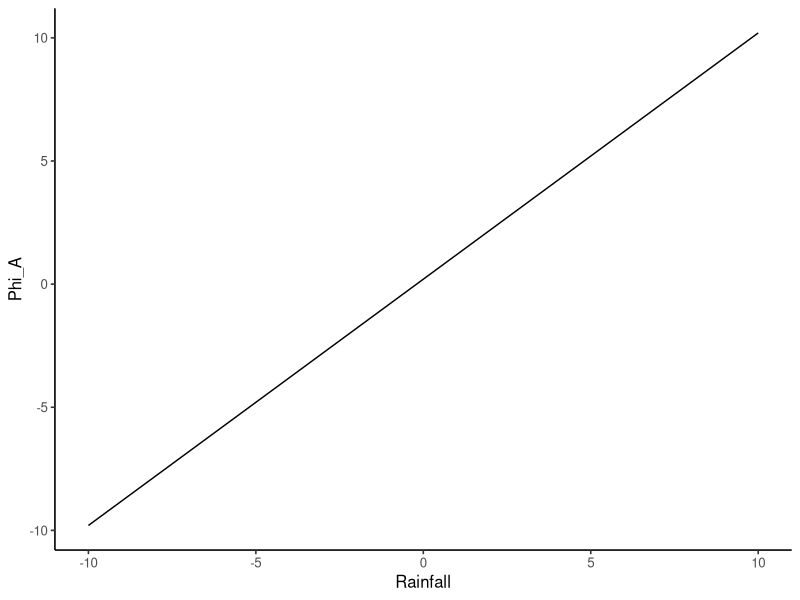
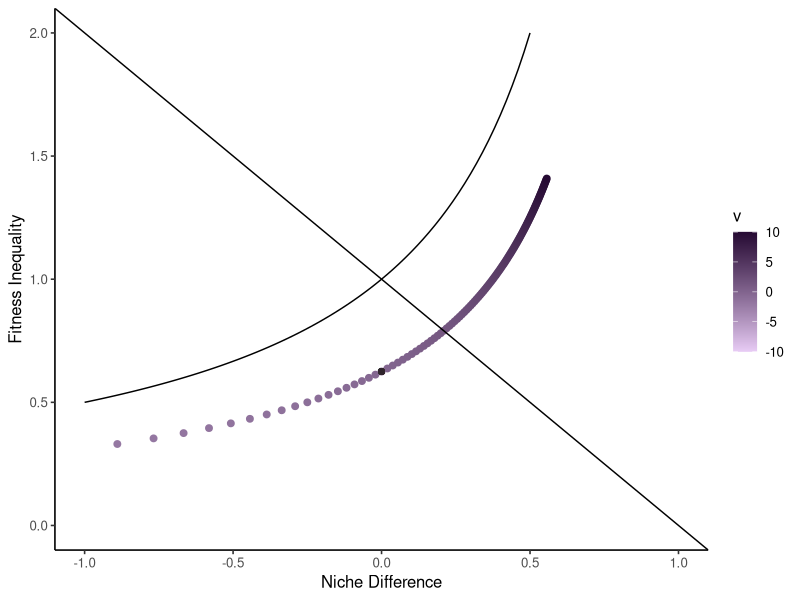
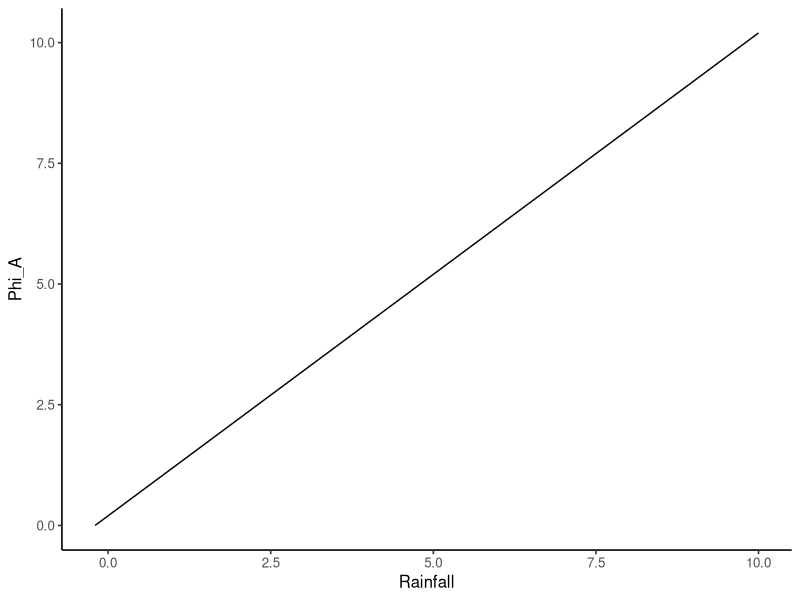
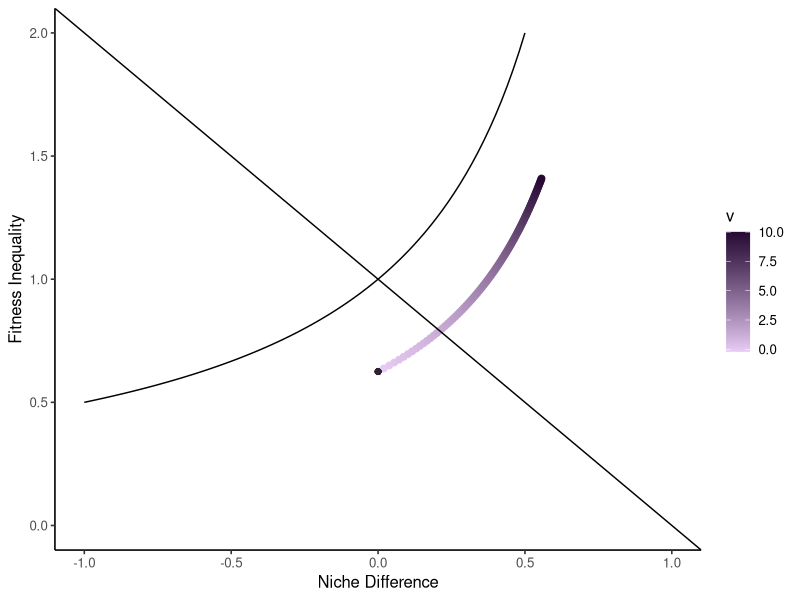
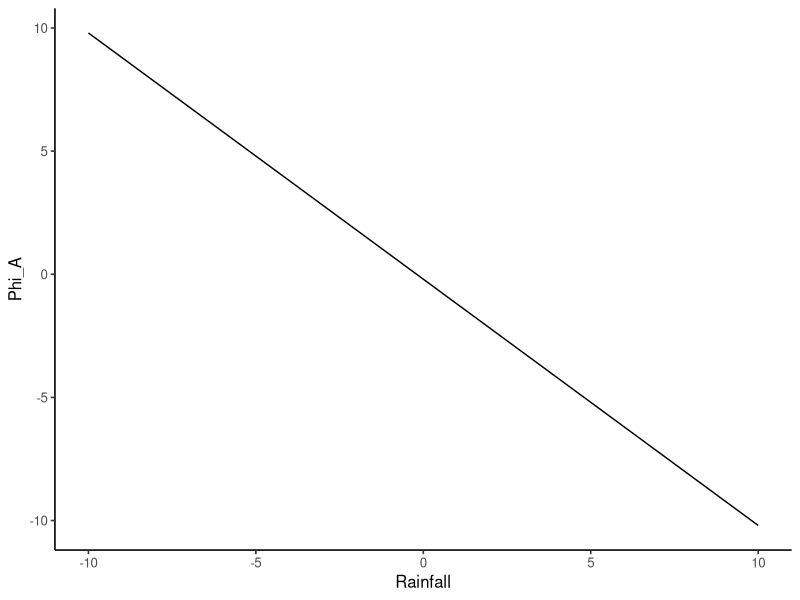
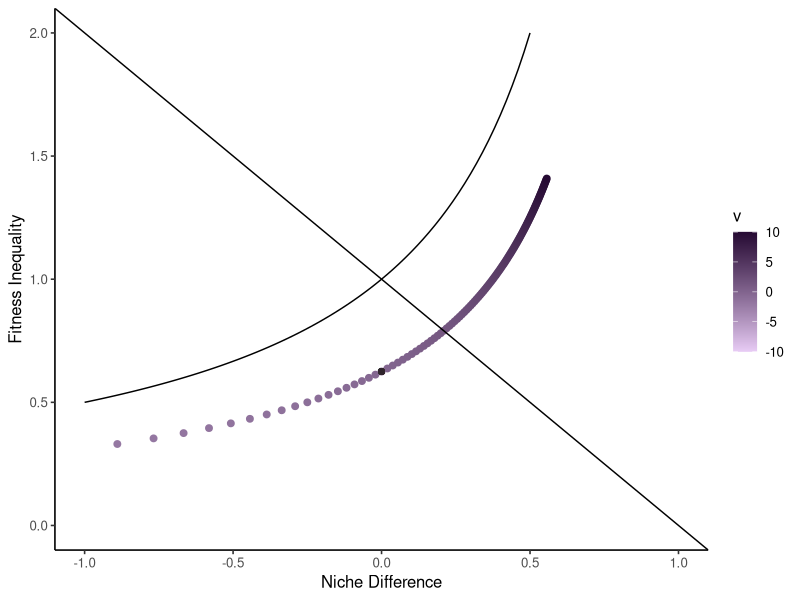
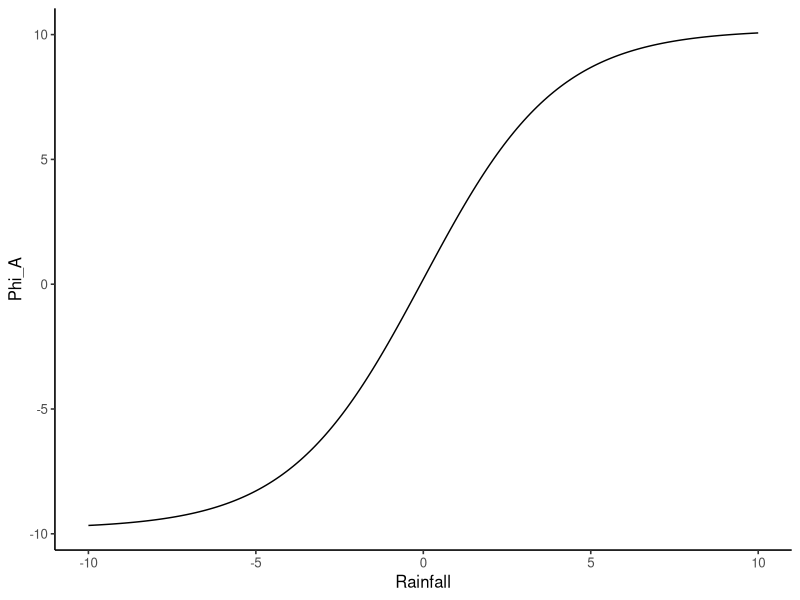
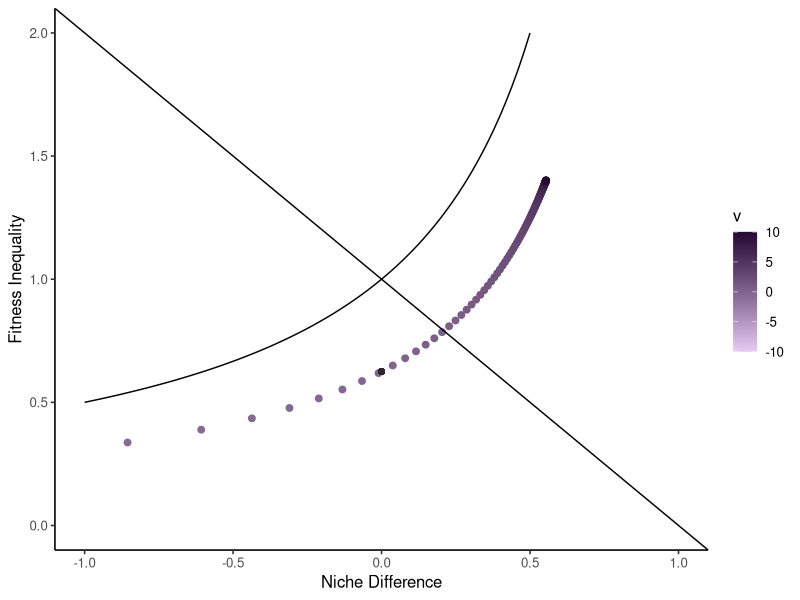

R code for these plots, in order:
##### NONLINEAR SCALING FUNCTIONS #####

library(ggplot2)

coexist_plot <- function(d, sterile = FALSE){
  # d is a dataframe that includes the following:
  # Microbe independent competitive effects ("Caa", "Cab", "Cbb", "Cba")
  # Competition coefficients ("Aaa", "Aab", "Abb", "Aba")
  # Environmental gradient ("v")
  d$niche <- 1 - sqrt((d$Aba * d$Aab)/(d$Aaa * d$Abb))
  d$fit <- sqrt((d$Aaa * d$Aab) / (d$Abb * d$Aba))
  d$niche[d$Aaa > 0 | d$Abb > 0 | d$Aab > 0 | d$Aba > 0] <- NaN
  d$fit[d$Aaa > 0 | d$Abb > 0 | d$Aab > 0 | d$Aba > 0] <- NaN
  nicheS <- 1 - sqrt((d$Cba[1] * d$Cab[1])/(d$Caa[1] * d$Cbb[1]))
  fitS <- sqrt((d$Caa[1] * d$Cab[1]) / (d$Cbb[1] * d$Cba[1]))
  f <- function(x) 1 / (-x + 1)
  p <- ggplot(d, aes(x = niche, y = fit, color = v)) + 
    geom_point(size = 2) + geom_abline(slope = -1, intercept = 1) + 
    theme_classic(base_size = 12) + stat_function(fun=f) + xlim(-1, 1) + ylim(0, 2) + 
    xlab("Niche Difference") + ylab("Fitness Inequality") +
    scale_color_gradient(low = "#E8CCF5", high = "#260A33")
  if(sterile == TRUE) p + geom_point(aes(x = nicheS, y = fitS), color = "#2F242C") else p
}

# nonlinear functions... 
# goal: a six-panel figure, a row for phi and a row for sigma
# columns are linear, sigmoidal, and parabolic scaling

# Sigmoid Function: Gompertz Equation
# y = ae^(-be^(-cx))
# a = upper limit (asymptope)
# b = x-axis displacement
# c = growth rate

# Parbolic Function
# y = ax^2 + bx + c
# vertex = (-b/(2a), (4ac - b^2)/(4a))
# focal length = 1/(4a)

# Panel A: Linear Scaling of Phi

# phi = .2 + v

Caa <- rep(-.5, 201)
Cbb <- rep(-.8, 201)
Cba <- rep(-.8, 201)
Cab <- rep(-.5, 201)

s <- rep(-.2, 201)
p <- rep(.2, 201)

v <- seq(-10, 10, .1)

dat <- cbind.data.frame(Caa, Cbb, Cba, Cab, s, p, v)

dat$p.scaled <- dat$p + dat$v

ggplot(data = dat, aes( x= v, y = p.scaled)) + geom_line() + theme_classic(base_size = 12) + 
  xlab("Rainfall") + ylab("Phi_A")

dat$Aaa <- dat$Caa + dat$s*dat$p.scaled
dat$Abb <- dat$Cbb
dat$Aba <- dat$Cba
dat$Aab <- dat$Cab

coexist_plot(dat, TRUE)

# try this constraining phi to be greater than or equal to 0

dat <- dat[which(dat$p.scaled >= 0), ]

ggplot(data = dat, aes( x= v, y = p.scaled)) + geom_line() + theme_classic(base_size = 12) + 
  xlab("Rainfall") + ylab("Phi_A")

dat$Aaa <- dat$Caa + dat$s*dat$p.scaled
dat$Abb <- dat$Cbb
dat$Aba <- dat$Cba
dat$Aab <- dat$Cab

coexist_plot(dat, TRUE)

# Panel B: Linear Scaling of Sigma

# sigma = -.2 - v

Caa <- rep(-.5, 201)
Cbb <- rep(-.8, 201)
Cba <- rep(-.8, 201)
Cab <- rep(-.5, 201)

s <- rep(-.2, 201)
p <- rep(.2, 201)

v <- seq(-10, 10, .1)

dat <- cbind.data.frame(Caa, Cbb, Cba, Cab, s, p, v)

dat$s.scaled <- dat$s - dat$v

ggplot(data = dat, aes( x= v, y = s.scaled)) + geom_line() + theme_classic(base_size = 12) + 
  xlab("Rainfall") + ylab("Phi_A")

dat$Aaa <- dat$Caa + dat$p*dat$s.scaled
dat$Abb <- dat$Cbb
dat$Aba <- dat$Cba
dat$Aab <- dat$Cab

coexist_plot(dat, TRUE)

# Panel C: Sigmoidal Scaling of Phi

# not constraining:
# phi = ((20)/(1-exp(-v*.5))) - 9.8 
# constraining:
# phi = 10.2/(1+exp(5.1-v))

Caa <- rep(-.5, 201)
Cbb <- rep(-.8, 201)
Cba <- rep(-.8, 201)
Cab <- rep(-.5, 201)

s <- rep(-.2, 201)
p <- rep(.2, 201)

v <- seq(-10, 10, .1)

dat <- cbind.data.frame(Caa, Cbb, Cba, Cab, s, p, v)

dat$p.scaled <- (20/(1+exp(-v*.5))) - 9.8

ggplot(data = dat, aes( x= v, y = p.scaled)) + geom_line() + theme_classic(base_size = 12) + 
  xlab("Rainfall") + ylab("Phi_A")

dat$Aaa <- dat$Caa + dat$s*dat$p.scaled
dat$Abb <- dat$Cbb
dat$Aba <- dat$Cba
dat$Aab <- dat$Cab

coexist_plot(dat, TRUE)

# trying without - phi values

dat <- dat[which(dat$p.scaled >= 0), ]

ggplot(data = dat, aes( x= v, y = p.scaled)) + geom_line() + theme_classic(base_size = 12) + 
  xlab("Rainfall") + ylab("Phi_A")

dat$Aaa <- dat$Caa + dat$s*dat$p.scaled
dat$Abb <- dat$Cbb
dat$Aba <- dat$Cba
dat$Aab <- dat$Cab

coexist_plot(dat, TRUE)

# Panel D: Sigmoidal Scaling of Sigma

# sigma = ((20)/(1+exp(v*.5))) - 10.2

Caa <- rep(-.5, 201)
Cbb <- rep(-.8, 201)
Cba <- rep(-.8, 201)
Cab <- rep(-.5, 201)

s <- rep(-.2, 201)
p <- rep(.2, 201)

v <- seq(-10, 10, .1)

dat <- cbind.data.frame(Caa, Cbb, Cba, Cab, s, p, v)

dat$s.scaled <- (20/(1+exp(v*.5))) - 10.8

ggplot(data = dat, aes( x= v, y = s.scaled)) + geom_line() + theme_classic(base_size = 12) + 
  xlab("Rainfall") + ylab("Phi_A")

dat$Aaa <- dat$Caa + dat$p*dat$s.scaled
dat$Abb <- dat$Cbb
dat$Aba <- dat$Cba
dat$Aab <- dat$Cab

coexist_plot(dat, TRUE)

# Panel E: Parabolic Scaling of Phi

# phi = -.1(v-10)^2+10.2

Caa <- rep(-.5, 201)
Cbb <- rep(-.8, 201)
Cba <- rep(-.8, 201)
Cab <- rep(-.5, 201)

s <- rep(-.2, 201)
p <- rep(.2, 201)

v <- seq(-10, 10, .1)

dat <- cbind.data.frame(Caa, Cbb, Cba, Cab, s, p, v)

dat$p.scaled <- -.1*(v-10)^2+10.2

ggplot(data = dat, aes( x= v, y = p.scaled)) + geom_line() + theme_classic(base_size = 12) + 
  xlab("Rainfall") + ylab("Phi_A")

dat$Aaa <- dat$Caa + dat$s*dat$p.scaled
dat$Abb <- dat$Cbb
dat$Aba <- dat$Cba
dat$Aab <- dat$Cab

coexist_plot(dat, TRUE)

# only + phi

dat <- dat[which(dat$p.scaled >= 0), ]

ggplot(data = dat, aes( x= v, y = p.scaled)) + geom_line() + theme_classic(base_size = 12) + 
  xlab("Rainfall") + ylab("Phi_A")

dat$Aaa <- dat$Caa + dat$s*dat$p.scaled
dat$Abb <- dat$Cbb
dat$Aba <- dat$Cba
dat$Aab <- dat$Cab

coexist_plot(dat, TRUE)

# Panel F: Parabolic Scaling of Sigma

# sigma = .1(v-10)^2-10.2

Caa <- rep(-.5, 201)
Cbb <- rep(-.8, 201)
Cba <- rep(-.8, 201)
Cab <- rep(-.5, 201)

s <- rep(-.2, 201)
p <- rep(.2, 201)

v <- seq(-10, 10, .1)

dat <- cbind.data.frame(Caa, Cbb, Cba, Cab, s, p, v)

dat$s.scaled <- .1*(v-10)^2-10.2

ggplot(data = dat, aes( x= v, y = s.scaled)) + geom_line() + theme_classic(base_size = 12) + 
  xlab("Rainfall") + ylab("Phi_A")

dat$Aaa <- dat$Caa + dat$p*dat$s.scaled
dat$Abb <- dat$Cbb
dat$Aba <- dat$Cba
dat$Aab <- dat$Cab

coexist_plot(dat, TRUE)



# I wonder if this would look different if I was able to show the entire range... 
# let's have different baselines

# Linear Phi
Caa <- rep(-.5, 401)
Cbb <- rep(-.8, 401)
Cba <- rep(-.8, 401)
Cab <- rep(-.5, 401)

s <- rep(-.2, 401)
p <- rep(.2, 401)

v <- seq(-2, 2, .01)

dat <- cbind.data.frame(Caa, Cbb, Cba, Cab, s, p, v)

dat$p.scaled <- dat$p + dat$v

ggplot(data = dat, aes( x= v, y = p.scaled)) + geom_line() + theme_classic(base_size = 12) + 
  xlab("Rainfall") + ylab("Phi_A")

dat$Aaa <- dat$Caa + dat$s*dat$p.scaled
dat$Abb <- dat$Cbb
dat$Aba <- dat$Cba
dat$Aab <- dat$Cab

coexist_plot(dat, TRUE)

# try this constraining phi to be greater than or equal to 0

dat <- dat[which(dat$p.scaled >= 0), ]

ggplot(data = dat, aes( x= v, y = p.scaled, color = v)) + geom_line(size = 5) + theme_classic(base_size = 12) + 
  xlab("Rainfall") + ylab("Phi_A") + scale_color_gradient(low = "#E8CCF5", high = "#260A33")

dat$Aaa <- dat$Caa + dat$s*dat$p.scaled
dat$Abb <- dat$Cbb
dat$Aba <- dat$Cba
dat$Aab <- dat$Cab

coexist_plot(dat, TRUE)

#Linear Sigma
Caa <- rep(-.5, 401)
Cbb <- rep(-.8, 401)
Cba <- rep(-.8, 401)
Cab <- rep(-.5, 401)

s <- rep(-.2, 401)
p <- rep(.2, 401)

v <- seq(-2, 2, .01)

dat <- cbind.data.frame(Caa, Cbb, Cba, Cab, s, p, v)

dat$s.scaled <- dat$s - dat$v

ggplot(data = dat, aes( x= v, y = s.scaled, color = v)) + geom_line(size = 5) + theme_classic(base_size = 12) + 
  xlab("Rainfall") + ylab("Sig_A") + scale_color_gradient(low = "#E8CCF5", high = "#260A33")

dat$Aaa <- dat$Caa + dat$p*dat$s.scaled
dat$Abb <- dat$Cbb
dat$Aba <- dat$Cba
dat$Aab <- dat$Cab

coexist_plot(dat, TRUE)

#Sigmoidal Phi

Caa <- rep(-.5, 401)
Cbb <- rep(-.8, 401)
Cba <- rep(-.8, 401)
Cab <- rep(-.5, 401)

s <- rep(-.2, 401)
p <- rep(.2, 401)

v <- seq(-2, 2, .01)

dat <- cbind.data.frame(Caa, Cbb, Cba, Cab, s, p, v)

dat$p.scaled <- (2/(1+exp(-2*v)))

ggplot(data = dat, aes( x= v, y = p.scaled)) + geom_line() + theme_classic(base_size = 12) + 
  xlab("Rainfall") + ylab("Phi_A")

dat$Aaa <- dat$Caa + dat$s*dat$p.scaled
dat$Abb <- dat$Cbb
dat$Aba <- dat$Cba
dat$Aab <- dat$Cab

coexist_plot(dat, TRUE)

# trying without - phi values

dat <- dat[which(dat$p.scaled >= 0), ]

ggplot(data = dat, aes( x= v, y = p.scaled, color = v)) + geom_line(size = 5) + theme_classic(base_size = 12) + 
  xlab("Rainfall") + ylab("Phi_A") + scale_color_gradient(low = "#E8CCF5", high = "#260A33")

dat$Aaa <- dat$Caa + dat$s*dat$p.scaled
dat$Abb <- dat$Cbb
dat$Aba <- dat$Cba
dat$Aab <- dat$Cab

coexist_plot(dat, TRUE)

#Sigmoidal Sigma

Caa <- rep(-.5, 401)
Cbb <- rep(-.8, 401)
Cba <- rep(-.8, 401)
Cab <- rep(-.5, 401)

s <- rep(-.2, 401)
p <- rep(.2, 401)

v <- seq(-2, 2, .01)


dat <- cbind.data.frame(Caa, Cbb, Cba, Cab, s, p, v)

dat$s.scaled <- (4/(1+exp(v*2))) - 2.2

ggplot(data = dat, aes( x= v, y = s.scaled, color = v)) + geom_line(size = 5) + theme_classic(base_size = 12) + 
  xlab("Rainfall") + ylab("Sig_A") + scale_color_gradient(low = "#E8CCF5", high = "#260A33")

dat$Aaa <- dat$Caa + dat$p*dat$s.scaled
dat$Abb <- dat$Cbb
dat$Aba <- dat$Cba
dat$Aab <- dat$Cab

coexist_plot(dat, TRUE)

#Parabolic Phi

Caa <- rep(-.5, 401)
Cbb <- rep(-.8, 401)
Cba <- rep(-.8, 401)
Cab <- rep(-.5, 401)

s <- rep(-.2, 401)
p <- rep(.2, 401)

v <- seq(-2, 2, .01)

dat <- cbind.data.frame(Caa, Cbb, Cba, Cab, s, p, v)

dat$p.scaled <- -.5*(v-2)^2+2.2

ggplot(data = dat, aes( x= v, y = p.scaled)) + geom_line() + theme_classic(base_size = 12) + 
  xlab("Rainfall") + ylab("Phi_A")

dat$Aaa <- dat$Caa + dat$s*dat$p.scaled
dat$Abb <- dat$Cbb
dat$Aba <- dat$Cba
dat$Aab <- dat$Cab

coexist_plot(dat, TRUE)

dat <- dat[which(dat$p.scaled >= 0), ]

ggplot(data = dat, aes( x= v, y = p.scaled, color = v)) + geom_line(size = 5) + theme_classic(base_size = 12) + 
  xlab("Rainfall") + ylab("Phi_A") + scale_color_gradient(low = "#E8CCF5", high = "#260A33")

dat$Aaa <- dat$Caa + dat$s*dat$p.scaled
dat$Abb <- dat$Cbb
dat$Aba <- dat$Cba
dat$Aab <- dat$Cab

coexist_plot(dat, TRUE)

#Parabolic Sigma

Caa <- rep(-.5, 401)
Cbb <- rep(-.8, 401)
Cba <- rep(-.8, 401)
Cab <- rep(-.5, 401)

s <- rep(-.2, 401)
p <- rep(.2, 401)

v <- seq(-2, 2, .01)


dat <- cbind.data.frame(Caa, Cbb, Cba, Cab, s, p, v)

dat$s.scaled <- (1/4)*(v-2)^2-2.2

ggplot(data = dat, aes( x= v, y = s.scaled, color = v)) + geom_line(size = 5) + theme_classic(base_size = 12) + 
  xlab("Rainfall") + ylab("Sig_A") + scale_color_gradient(low = "#E8CCF5", high = "#260A33")

dat$Aaa <- dat$Caa + dat$p*dat$s.scaled
dat$Abb <- dat$Cbb
dat$Aba <- dat$Cba
dat$Aab <- dat$Cab

coexist_plot(dat, TRUE)

